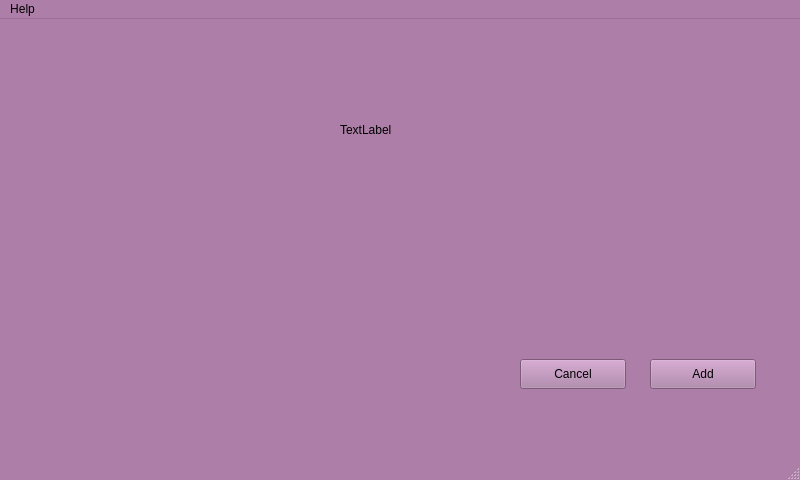
<?xml version="1.0" encoding="UTF-8"?>
<ui version="4.0">
 <class>MainWindow</class>
 <widget class="QMainWindow" name="MainWindow">
  <property name="geometry">
   <rect>
    <x>0</x>
    <y>0</y>
    <width>800</width>
    <height>480</height>
   </rect>
  </property>
  <property name="palette">
   <palette>
    <active>
     <colorrole role="WindowText">
      <brush brushstyle="SolidPattern">
       <color alpha="255">
        <red>0</red>
        <green>0</green>
        <blue>0</blue>
       </color>
      </brush>
     </colorrole>
     <colorrole role="Button">
      <brush brushstyle="SolidPattern">
       <color alpha="255">
        <red>173</red>
        <green>127</green>
        <blue>168</blue>
       </color>
      </brush>
     </colorrole>
     <colorrole role="Light">
      <brush brushstyle="SolidPattern">
       <color alpha="255">
        <red>255</red>
        <green>192</green>
        <blue>249</blue>
       </color>
      </brush>
     </colorrole>
     <colorrole role="Midlight">
      <brush brushstyle="SolidPattern">
       <color alpha="255">
        <red>214</red>
        <green>159</green>
        <blue>208</blue>
       </color>
      </brush>
     </colorrole>
     <colorrole role="Dark">
      <brush brushstyle="SolidPattern">
       <color alpha="255">
        <red>86</red>
        <green>63</green>
        <blue>84</blue>
       </color>
      </brush>
     </colorrole>
     <colorrole role="Mid">
      <brush brushstyle="SolidPattern">
       <color alpha="255">
        <red>115</red>
        <green>84</green>
        <blue>112</blue>
       </color>
      </brush>
     </colorrole>
     <colorrole role="Text">
      <brush brushstyle="SolidPattern">
       <color alpha="255">
        <red>0</red>
        <green>0</green>
        <blue>0</blue>
       </color>
      </brush>
     </colorrole>
     <colorrole role="BrightText">
      <brush brushstyle="SolidPattern">
       <color alpha="255">
        <red>255</red>
        <green>255</green>
        <blue>255</blue>
       </color>
      </brush>
     </colorrole>
     <colorrole role="ButtonText">
      <brush brushstyle="SolidPattern">
       <color alpha="255">
        <red>0</red>
        <green>0</green>
        <blue>0</blue>
       </color>
      </brush>
     </colorrole>
     <colorrole role="Base">
      <brush brushstyle="SolidPattern">
       <color alpha="255">
        <red>255</red>
        <green>255</green>
        <blue>255</blue>
       </color>
      </brush>
     </colorrole>
     <colorrole role="Window">
      <brush brushstyle="SolidPattern">
       <color alpha="255">
        <red>173</red>
        <green>127</green>
        <blue>168</blue>
       </color>
      </brush>
     </colorrole>
     <colorrole role="Shadow">
      <brush brushstyle="SolidPattern">
       <color alpha="255">
        <red>0</red>
        <green>0</green>
        <blue>0</blue>
       </color>
      </brush>
     </colorrole>
     <colorrole role="AlternateBase">
      <brush brushstyle="SolidPattern">
       <color alpha="255">
        <red>214</red>
        <green>191</green>
        <blue>211</blue>
       </color>
      </brush>
     </colorrole>
     <colorrole role="ToolTipBase">
      <brush brushstyle="SolidPattern">
       <color alpha="255">
        <red>255</red>
        <green>255</green>
        <blue>220</blue>
       </color>
      </brush>
     </colorrole>
     <colorrole role="ToolTipText">
      <brush brushstyle="SolidPattern">
       <color alpha="255">
        <red>0</red>
        <green>0</green>
        <blue>0</blue>
       </color>
      </brush>
     </colorrole>
     <colorrole role="PlaceholderText">
      <brush brushstyle="SolidPattern">
       <color alpha="128">
        <red>0</red>
        <green>0</green>
        <blue>0</blue>
       </color>
      </brush>
     </colorrole>
    </active>
    <inactive>
     <colorrole role="WindowText">
      <brush brushstyle="SolidPattern">
       <color alpha="255">
        <red>0</red>
        <green>0</green>
        <blue>0</blue>
       </color>
      </brush>
     </colorrole>
     <colorrole role="Button">
      <brush brushstyle="SolidPattern">
       <color alpha="255">
        <red>173</red>
        <green>127</green>
        <blue>168</blue>
       </color>
      </brush>
     </colorrole>
     <colorrole role="Light">
      <brush brushstyle="SolidPattern">
       <color alpha="255">
        <red>255</red>
        <green>192</green>
        <blue>249</blue>
       </color>
      </brush>
     </colorrole>
     <colorrole role="Midlight">
      <brush brushstyle="SolidPattern">
       <color alpha="255">
        <red>214</red>
        <green>159</green>
        <blue>208</blue>
       </color>
      </brush>
     </colorrole>
     <colorrole role="Dark">
      <brush brushstyle="SolidPattern">
       <color alpha="255">
        <red>86</red>
        <green>63</green>
        <blue>84</blue>
       </color>
      </brush>
     </colorrole>
     <colorrole role="Mid">
      <brush brushstyle="SolidPattern">
       <color alpha="255">
        <red>115</red>
        <green>84</green>
        <blue>112</blue>
       </color>
      </brush>
     </colorrole>
     <colorrole role="Text">
      <brush brushstyle="SolidPattern">
       <color alpha="255">
        <red>0</red>
        <green>0</green>
        <blue>0</blue>
       </color>
      </brush>
     </colorrole>
     <colorrole role="BrightText">
      <brush brushstyle="SolidPattern">
       <color alpha="255">
        <red>255</red>
        <green>255</green>
        <blue>255</blue>
       </color>
      </brush>
     </colorrole>
     <colorrole role="ButtonText">
      <brush brushstyle="SolidPattern">
       <color alpha="255">
        <red>0</red>
        <green>0</green>
        <blue>0</blue>
       </color>
      </brush>
     </colorrole>
     <colorrole role="Base">
      <brush brushstyle="SolidPattern">
       <color alpha="255">
        <red>255</red>
        <green>255</green>
        <blue>255</blue>
       </color>
      </brush>
     </colorrole>
     <colorrole role="Window">
      <brush brushstyle="SolidPattern">
       <color alpha="255">
        <red>173</red>
        <green>127</green>
        <blue>168</blue>
       </color>
      </brush>
     </colorrole>
     <colorrole role="Shadow">
      <brush brushstyle="SolidPattern">
       <color alpha="255">
        <red>0</red>
        <green>0</green>
        <blue>0</blue>
       </color>
      </brush>
     </colorrole>
     <colorrole role="AlternateBase">
      <brush brushstyle="SolidPattern">
       <color alpha="255">
        <red>214</red>
        <green>191</green>
        <blue>211</blue>
       </color>
      </brush>
     </colorrole>
     <colorrole role="ToolTipBase">
      <brush brushstyle="SolidPattern">
       <color alpha="255">
        <red>255</red>
        <green>255</green>
        <blue>220</blue>
       </color>
      </brush>
     </colorrole>
     <colorrole role="ToolTipText">
      <brush brushstyle="SolidPattern">
       <color alpha="255">
        <red>0</red>
        <green>0</green>
        <blue>0</blue>
       </color>
      </brush>
     </colorrole>
     <colorrole role="PlaceholderText">
      <brush brushstyle="SolidPattern">
       <color alpha="128">
        <red>0</red>
        <green>0</green>
        <blue>0</blue>
       </color>
      </brush>
     </colorrole>
    </inactive>
    <disabled>
     <colorrole role="WindowText">
      <brush brushstyle="SolidPattern">
       <color alpha="255">
        <red>86</red>
        <green>63</green>
        <blue>84</blue>
       </color>
      </brush>
     </colorrole>
     <colorrole role="Button">
      <brush brushstyle="SolidPattern">
       <color alpha="255">
        <red>173</red>
        <green>127</green>
        <blue>168</blue>
       </color>
      </brush>
     </colorrole>
     <colorrole role="Light">
      <brush brushstyle="SolidPattern">
       <color alpha="255">
        <red>255</red>
        <green>192</green>
        <blue>249</blue>
       </color>
      </brush>
     </colorrole>
     <colorrole role="Midlight">
      <brush brushstyle="SolidPattern">
       <color alpha="255">
        <red>214</red>
        <green>159</green>
        <blue>208</blue>
       </color>
      </brush>
     </colorrole>
     <colorrole role="Dark">
      <brush brushstyle="SolidPattern">
       <color alpha="255">
        <red>86</red>
        <green>63</green>
        <blue>84</blue>
       </color>
      </brush>
     </colorrole>
     <colorrole role="Mid">
      <brush brushstyle="SolidPattern">
       <color alpha="255">
        <red>115</red>
        <green>84</green>
        <blue>112</blue>
       </color>
      </brush>
     </colorrole>
     <colorrole role="Text">
      <brush brushstyle="SolidPattern">
       <color alpha="255">
        <red>86</red>
        <green>63</green>
        <blue>84</blue>
       </color>
      </brush>
     </colorrole>
     <colorrole role="BrightText">
      <brush brushstyle="SolidPattern">
       <color alpha="255">
        <red>255</red>
        <green>255</green>
        <blue>255</blue>
       </color>
      </brush>
     </colorrole>
     <colorrole role="ButtonText">
      <brush brushstyle="SolidPattern">
       <color alpha="255">
        <red>86</red>
        <green>63</green>
        <blue>84</blue>
       </color>
      </brush>
     </colorrole>
     <colorrole role="Base">
      <brush brushstyle="SolidPattern">
       <color alpha="255">
        <red>173</red>
        <green>127</green>
        <blue>168</blue>
       </color>
      </brush>
     </colorrole>
     <colorrole role="Window">
      <brush brushstyle="SolidPattern">
       <color alpha="255">
        <red>173</red>
        <green>127</green>
        <blue>168</blue>
       </color>
      </brush>
     </colorrole>
     <colorrole role="Shadow">
      <brush brushstyle="SolidPattern">
       <color alpha="255">
        <red>0</red>
        <green>0</green>
        <blue>0</blue>
       </color>
      </brush>
     </colorrole>
     <colorrole role="AlternateBase">
      <brush brushstyle="SolidPattern">
       <color alpha="255">
        <red>173</red>
        <green>127</green>
        <blue>168</blue>
       </color>
      </brush>
     </colorrole>
     <colorrole role="ToolTipBase">
      <brush brushstyle="SolidPattern">
       <color alpha="255">
        <red>255</red>
        <green>255</green>
        <blue>220</blue>
       </color>
      </brush>
     </colorrole>
     <colorrole role="ToolTipText">
      <brush brushstyle="SolidPattern">
       <color alpha="255">
        <red>0</red>
        <green>0</green>
        <blue>0</blue>
       </color>
      </brush>
     </colorrole>
     <colorrole role="PlaceholderText">
      <brush brushstyle="SolidPattern">
       <color alpha="128">
        <red>0</red>
        <green>0</green>
        <blue>0</blue>
       </color>
      </brush>
     </colorrole>
    </disabled>
   </palette>
  </property>
  <property name="windowTitle">
   <string>MainWindow</string>
  </property>
  <widget class="QWidget" name="centralwidget">
   <widget class="QPushButton" name="add_pb">
    <property name="geometry">
     <rect>
      <x>650</x>
      <y>340</y>
      <width>106</width>
      <height>30</height>
     </rect>
    </property>
    <property name="text">
     <string>Add</string>
    </property>
   </widget>
   <widget class="QPushButton" name="cancel_pb">
    <property name="geometry">
     <rect>
      <x>520</x>
      <y>340</y>
      <width>106</width>
      <height>30</height>
     </rect>
    </property>
    <property name="text">
     <string>Cancel</string>
    </property>
   </widget>
   <widget class="QLabel" name="label">
    <property name="geometry">
     <rect>
      <x>340</x>
      <y>100</y>
      <width>80</width>
      <height>21</height>
     </rect>
    </property>
    <property name="text">
     <string>TextLabel</string>
    </property>
   </widget>
  </widget>
  <widget class="QMenuBar" name="menubar">
   <property name="geometry">
    <rect>
     <x>0</x>
     <y>0</y>
     <width>800</width>
     <height>26</height>
    </rect>
   </property>
   <widget class="QMenu" name="menuHelp">
    <property name="title">
     <string>Help</string>
    </property>
   </widget>
   <addaction name="menuHelp"/>
  </widget>
  <widget class="QStatusBar" name="statusbar"/>
 </widget>
 <resources/>
 <connections/>
</ui>
